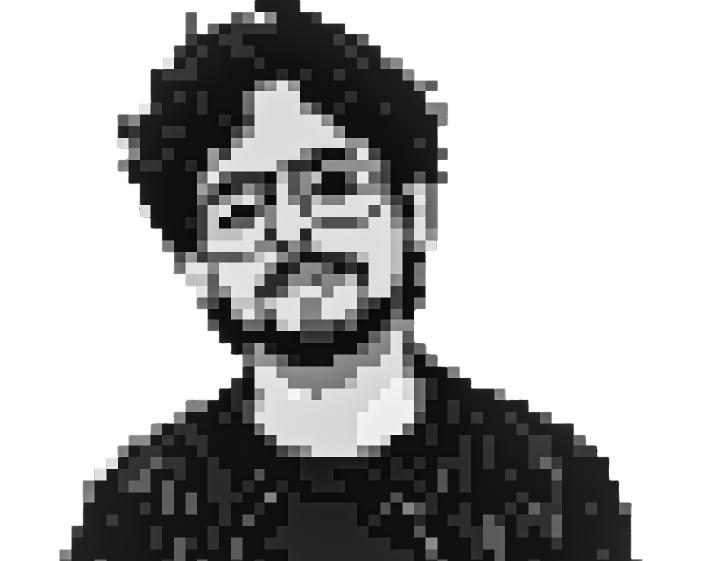
#> input picture assets/boot-sikkenworks-photo-v258.png, 1402 x 1122 px (shown at 1/2 size)
$ python generate_v258_intro_logo.py
#> lines starting #> are read from the running program, lines starting #| are printed output that depends on the picture
#!/usr/bin/env python3
"""Preserve the user's actual PNG gray pixels on the FM1 RGB565 LCD."""
from pathlib import Path
from hashlib import sha256
from PIL import Image

ROOT = Path(__file__).resolve().parents[1]
SOURCE = ROOT / 'assets/boot-sikkenworks-photo-v258.png'
TARGET = ROOT / 'vendor/etch-v1.88-source/firmware/fm1-native/rupture_sikkenworks_boot_logo.h'
PREVIEW = ROOT / 'assets/boot-sikkenworks-photo-v258-display-240.png'
EXPECTED_SHA = '85d690dd543a5fdd1d3e1d0267760a37148b9a33b536b24560ef1a46966c0dff'
assert sha256(SOURCE.read_bytes()).hexdigest() == EXPECTED_SHA
img = Image.open(SOURCE).convert('RGBA')
#> img is the input picture: PIL image 1402x1122 RGBA; mean R, G, B, A 92.8, 92.8, 92.8, 115.9
# The transparent white gutters in the supplied PNG are outside the artwork.
# Preserve the actual portrait/space photograph, including internal stars.
bbox = img.getchannel('A').getbbox()
#> bbox = (117, 0, 1290, 1122)
assert bbox and img.size == (1402, 1122)
img = img.crop(bbox)
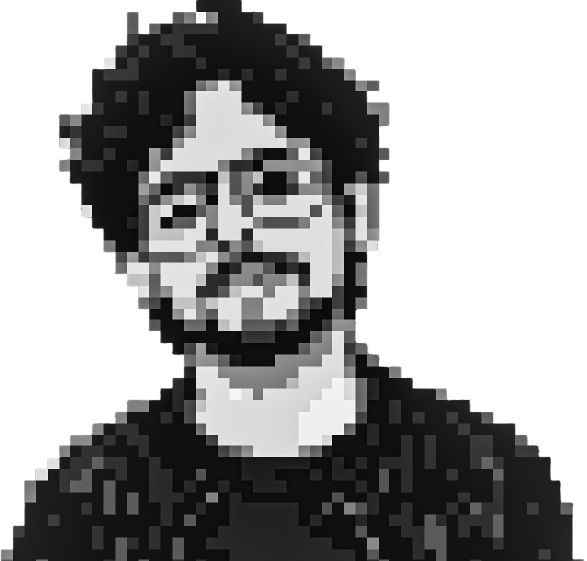
#> img: PIL image 1173x1122 RGBA (shown at 1/2 size); mean R, G, B, A 61.2, 61.2, 61.2, 138.5; transparent parts drawn white
size = (240, round(img.height * 240 / img.width))
#> size = (240, 230)
assert size[1] <= 240
img = img.resize(size, Image.Resampling.NEAREST)
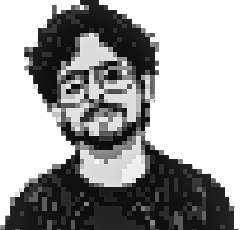
#> img: PIL image 240x230 RGBA; mean R, G, B, A 61.3, 61.3, 61.3, 138.4; transparent parts drawn white
canvas = Image.new('RGBA', (240, 240), (0, 0, 0, 255))
canvas.alpha_composite(img, (0, (240 - size[1]) // 2))
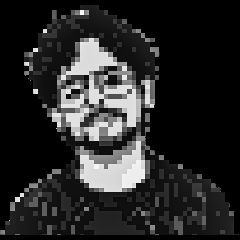
#> canvas: PIL image 240x240 RGBA; mean R, G, B, A 40.2, 40.2, 40.2, 255
# Source pixels retain their 256 grayscale levels. RGB565 conversion occurs
# only when the firmware draws the LCD stripe. NO Bayer/ordered dithering.
gray = canvas.convert('L')
gray.save(PREVIEW)
pixels = gray.tobytes()
assert len(pixels) == 240 * 240
lines = [
    '/* Native 240x240 SikkenWorks photograph from the supplied PNG.',
    ' * Transparent gutters cropped; aspect-preserved NEAREST resize.',
    ' * Exact 8-bit grayscale source values; no dithering, no antialiasing.',
    ' * The ST7789 RGB565 LCD displays these as actual gray levels.',
    ' * Source SHA256: ' + EXPECTED_SHA + ' */',
    '#ifndef RUPTURE_SIKKENWORKS_BOOT_LOGO_H',
    '#define RUPTURE_SIKKENWORKS_BOOT_LOGO_H',
    '#include <stdint.h>',
    '#define RU_SIKKENWORKS_LOGO_WIDTH 240u',
    '#define RU_SIKKENWORKS_LOGO_HEIGHT 240u',
    '#define RU_SIKKENWORKS_LOGO_BYTES 57600u',
    'static const uint8_t ru_sikkenworks_logo_gray[RU_SIKKENWORKS_LOGO_BYTES]={',
]
for offset in range(0, len(pixels), 32):
    lines.append(' ' + ','.join('0x%02x' % v for v in pixels[offset:offset + 32]) + ',')
#> this loop made 1800 passes
#> offset on passes 2 to 4: 32, 64, 96
#> after the loop, lines = 1812 items
lines += ['};', '#endif /* RUPTURE_SIKKENWORKS_BOOT_LOGO_H */', '']
TARGET.write_text('\n'.join(lines))
print(f'Actual uploaded PNG portrait: {len(pixels)} exact gray samples, '
      f'{len(set(pixels))} unique levels, NO dithering')
#| Actual uploaded PNG portrait: 57600 exact gray samples, 242 unique levels, NO dithering
